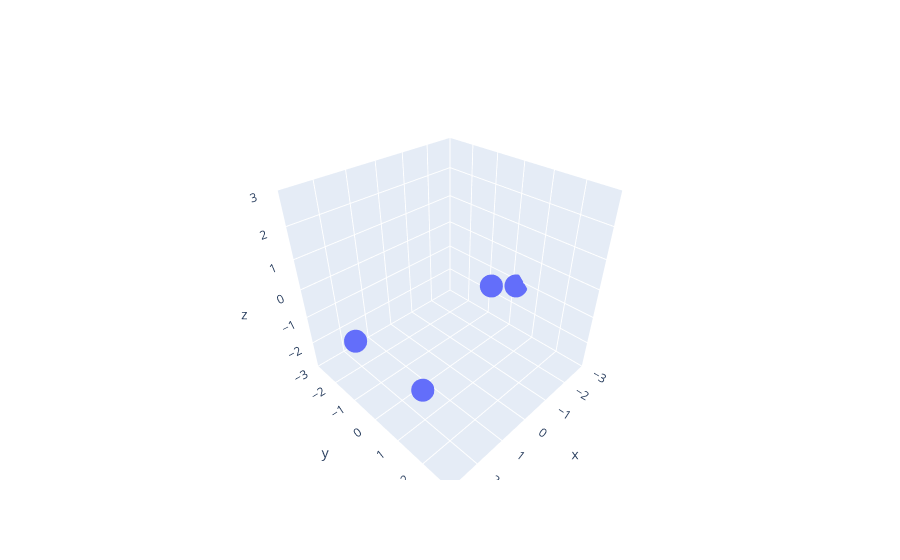

Notebook source saved alongside this figure:
### Code cell
import torch
from scipy.stats import qmc
from pytorch3d.renderer.cameras import look_at_view_transform

DISTANCE_TO_OBJ = 3.0
import plotly.graph_objects as go

def sample_camera_params(poisson_r: float, n: int, visualize: bool = True):
    # 1-D engine kept; just convert to radians before trig
    eng = qmc.PoissonDisk(d=2, radius=poisson_r, hypersphere="volume")
    uv = torch.tensor(eng.random(n), dtype=torch.float32)           # u,v ∈ (0,1)
    azim_deg = (uv[:, 0] - 0.5) * 360          # (-180°,180°)
    elev_deg = (uv[:, 1] - 0.5) * 30          # (-10°, 10°)


    if visualize:
        azim = torch.deg2rad(azim_deg)
        elev = torch.deg2rad(elev_deg)
        x = DISTANCE_TO_OBJ * torch.cos(elev) * torch.sin(azim)
        y = DISTANCE_TO_OBJ * torch.sin(elev)
        z = DISTANCE_TO_OBJ * torch.cos(elev) * torch.cos(azim)
        fig = go.Figure(go.Scatter3d(x=x, y=y, z=z, mode="markers"))
        fig.update_layout(
            scene=dict(
                aspectmode="cube",
                xaxis=dict(range=[-DISTANCE_TO_OBJ, DISTANCE_TO_OBJ]),
                yaxis=dict(range=[-DISTANCE_TO_OBJ, DISTANCE_TO_OBJ]),
                zaxis=dict(range=[-DISTANCE_TO_OBJ, DISTANCE_TO_OBJ])
            )
        )
        fig.show()
        
    R, T = look_at_view_transform(DISTANCE_TO_OBJ, elev_deg, azim_deg)
    return R, T


sample_camera_params(0.5, 4)

### Figure 1 — Plotly figure (JSON) as saved in the notebook; plotly's stock layout.template omitted (floating-point values rounded to 4 significant figures)
{"data": [{"mode": "markers", "type": "scatter3d", "x": [-2.784, 1.603, 2.914, -2.578], "y": [0.2654, 0.4762, -0.5608, -0.6017], "z": [-1.086, -2.491, -0.4409, -1.412]}], "layout": {"scene": {"aspectmode": "cube", "xaxis": {"range": [-3, 3]}, "yaxis": {"range": [-3, 3]}, "zaxis": {"range": [-3, 3]}}}}
